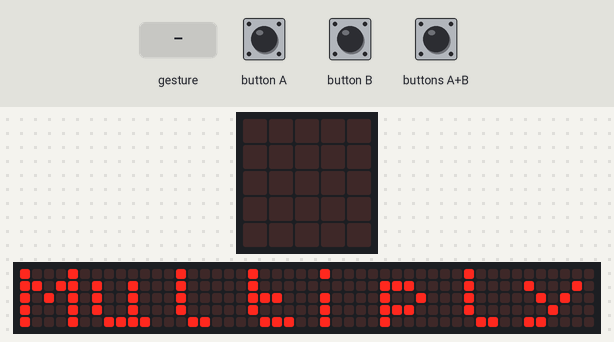
Simulated run of this program. Board: BBC micro:bit (MakeCode). On the bench: the board's 5×5 LED display, a strip that is not on the board, showing the scrolling text unrolled. The inputs (shaded band) are chosen by the test bench. Random numbers come from a fixed seed; a tilt is held for 1.5 s and a shake lasts 1 s, then the board lies face up again; the 48×5 strip is a reading aid, not a part: it shows the text the display is scrolling, unrolled, one strip-width of it at a time.

Above: at 7.9 s.
9.4 s: buttons A+B pressed for 0.15 s
At 9.62 s:
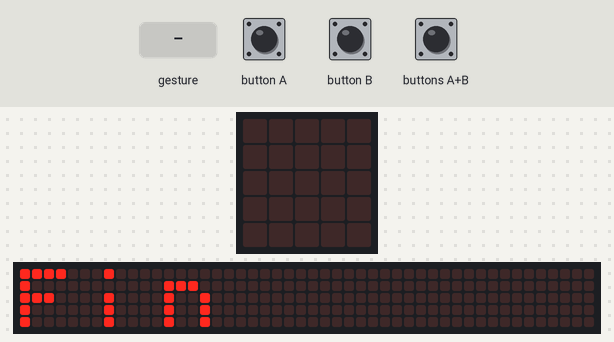
At 10.07 s:
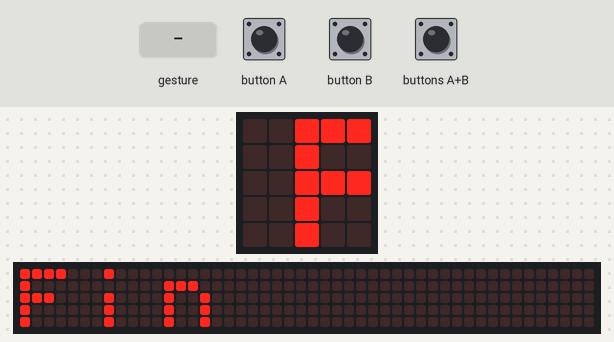
10.1 s: button A pressed for 0.15 s
10.8 s: gesture 'shake'
13.8 s: buttons A+B pressed for 1 s
At 14.87 s:
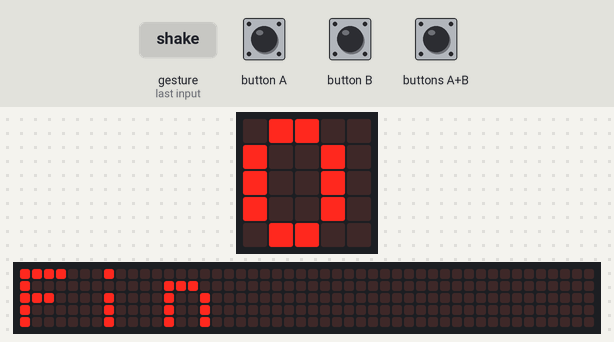
15.4 s: button B pressed for 0.15 s
16.1 s: gesture 'shake'
At 21.3 s:
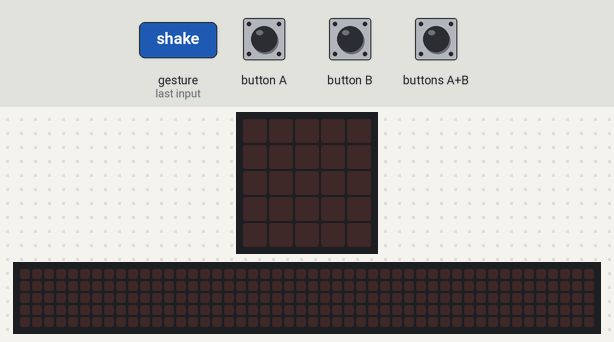

The program:

main.ts
```typescript
input.onButtonPressed(Button.A, function () {
    // Aquí en el primer botón pondríamos la tabla que queremos trabajar. En este caso el 3.
    Factor_A = 3
    basic.showNumber(Factor_A)
    basic.pause(500)
})
input.onGesture(Gesture.Shake, function () {
    basic.showNumber(Factor_A * Factor_B)
    basic.pause(500)
    basic.clearScreen()
})
input.onButtonPressed(Button.AB, function () {
    basic.showString("Fin")
    basic.clearScreen()
})
input.onButtonPressed(Button.B, function () {
    Factor_B = randint(0, 10)
    basic.showNumber(Factor_B)
    basic.pause(500)
})
let Factor_B = 0
let Factor_A = 0
basic.showString("Multiply")
basic.forever(function () {

})
```

test.ts
```typescript
// aquí va el archivo "tests"; esto no se compilará cuando este paquete se utilice como una extensión.
```

Measured:
- after the input at 9.4 s, the display: changes after 0.15 s (image 1)
